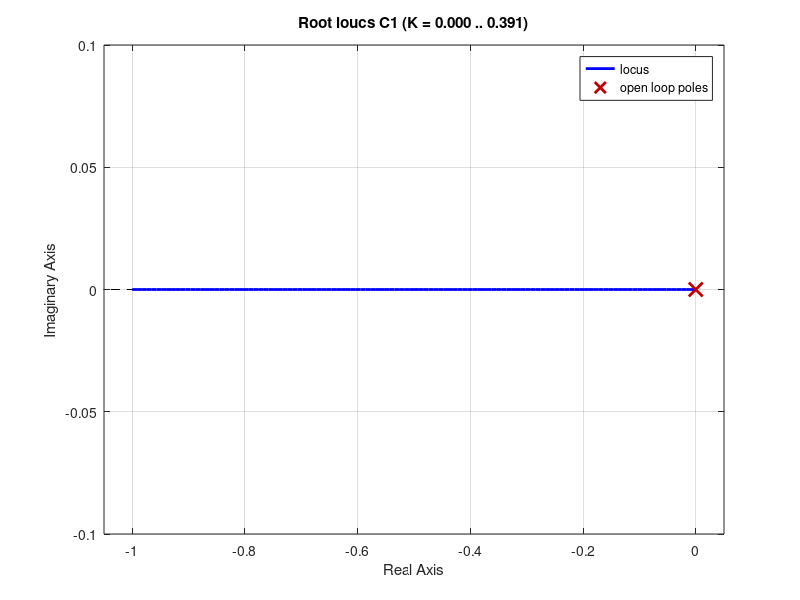
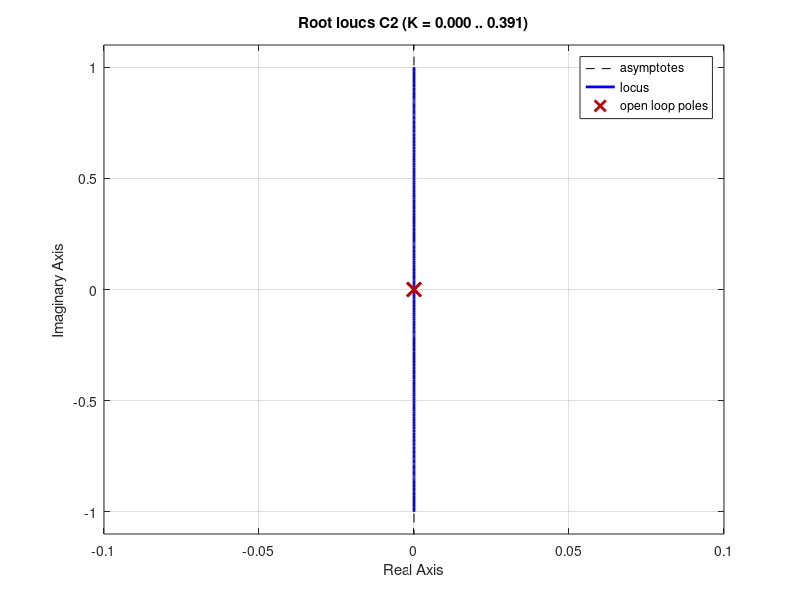
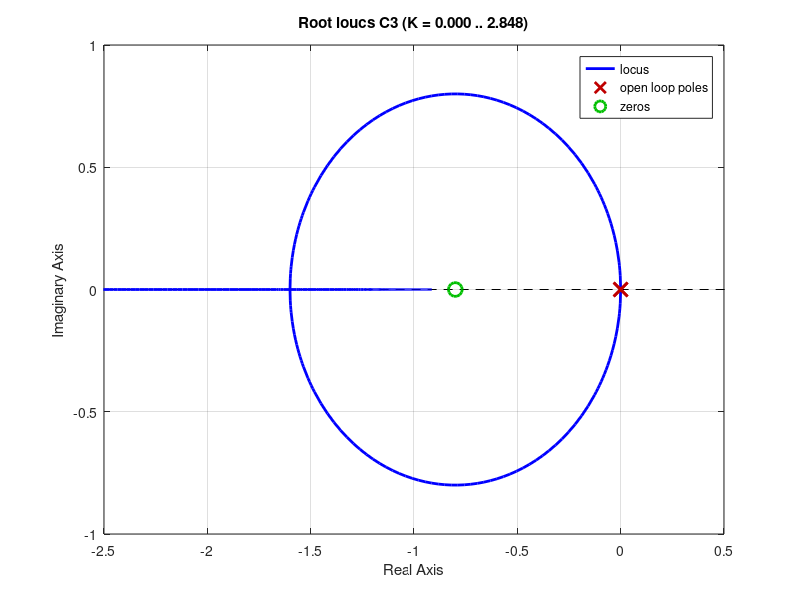
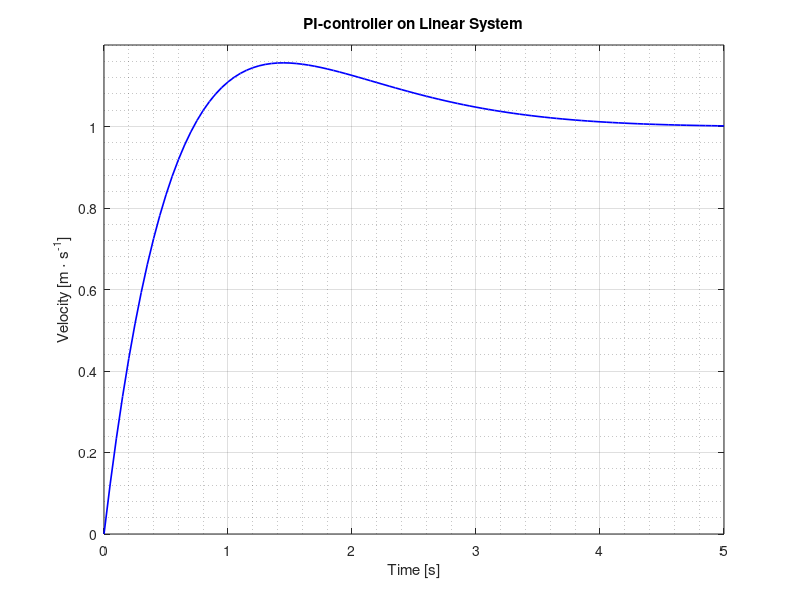

The MATLAB script that drew these images, in order:
clear all
close all
clc

%-----Parameters------------------------------------------
m  = 0.996;            % Mass [kg]
Fg = 9.81 * m;         % Gravity force[N]

Jx = 0.0107;           % Inertia around body x-axis [km·m2]
Jy = 0.0107;           % Inertia around body y-axis [km·m2]
Jz = 0.02135;          % Inertia around body z-axis [km·m2]

L = 0.225;             % Distance between center of the quadcopter and center of each motor [m]
kth = 1.32922e-5;    % Speed of the motor -> thrust force [N·s/rad]
kd =  9.423327e-7;     % Speed of the motor -> drag torque by proppeller [N·m·s/rad]
                   
w1_bar=sqrt(Fg/kth/4); %|<--The equilibrium velocities of the 4 motors [rad/s]
w2_bar=sqrt(Fg/kth/4); %|
w3_bar=sqrt(Fg/kth/4); %|
w4_bar=sqrt(Fg/kth/4); %|
%---------------------------------------------------------

inputDisturbance = 50;

W_bar_sum = (w1_bar + w2_bar + w3_bar + w4_bar)+inputDisturbance*4;
s = tf('s')

num =                          (1/4)*( -2*kth)*W_bar_sum   ;
%       Zdot_I / W_avr_sum  =  --------------------------
den =                                    m*s               ;

G = num/den

P = -200;
C1 = P*G;
C1_closed = C1/(C1+1)

%sisotool(G) %--> P = -200

figure(1)
rlocus(C1)
getLinesC1 = get(get(gca, 'Children'), 'Children');
set(getLinesC1{1,1}, 'LineWidth', 1.2)

[stepC1closed, stepC1closedTime] = step(C1_closed);
figure(2)
plot(stepC1closedTime, stepC1closed, 'b', 'linewidth', 1.2)
title('P-controller on Linear System')
xlabel('Time [s]')
ylabel('Velocity [m \cdot s^{-1}]')
grid on, grid minor
axis([ 0 3.5 0 1 ])

PI1 = -200/s;

C2 = PI1*G;

figure(2)
rlocus(C2)
getLinesC2 = get(get(gca, 'Children'), 'Children');
set(getLinesC2{1,1}, 'LineWidth', 1.2)

PI2 = -201*(s+0.8)/s

C3 = PI2*G;

%sisotool(G) %--> PI = -201*(s+0.8)/s

figure(3)
rlocus(C3)
getLinesC3 = get(get(gca, 'Children'), 'Children');
set(getLinesC3{1,1}, 'LineWidth', 1.2)
axis([ -2.5 0.5 -1 1 ])

C3_closed = C3/(C3+1);

[stepC1closedC3, stepC1closedTimeC3] = step(C3_closed);
figure(4)
plot(stepC1closedTimeC3, stepC1closedC3, 'b', 'linewidth', 1.2)
title('PI-controller on Linear System')
xlabel('Time [s]')
ylabel('Velocity [m \cdot s^{-1}]')
grid on, grid minor
axis([ 0 5 0 1.2 ])





% D =  -200* (s + 3)/s;
% H1 = D*G
% H1_closed = H1/(H1+1)
% 
% Pos = 1/s;
% H_Pos = (H1/(1+H1))*Pos;
% K_Pos = 2;
% H2 = K_Pos*H_Pos
% H2_closed = H2/(H2+1)

%figure(2)
%step(H1_closed)
%figure(3)
%rlocus(H2)
%figure(4)
%step(H2_closed)


